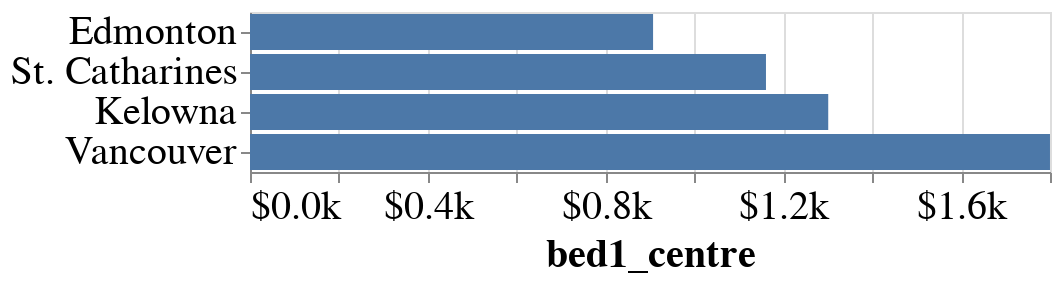

Write notebook code for a chart like this one.
### Code cell
alt.Chart(df[(df['city']=='Edmonton') | (df['city']=='Kelowna')| (df['city']=='Vancouver')| (df['city']=='St. Catharines')]).mark_bar().encode(
    alt.Y('city', title = "", sort='x'),
    alt.X('bed1_centre', axis=alt.Axis(format='$s')),
    tooltip=['city', 'meal_cheap','meal_mid']
).configure_axis(titleFontSize=20,labelFontSize=20)

### Figure 1 — Vega-Lite specification as saved in the notebook (floating-point values rounded to 4 significant figures)
{"config": {"view": {"continuousWidth": 400, "continuousHeight": 300}, "axis": {"labelFontSize": 20, "titleFontSize": 20}}, "data": {"name": "data-3150c8c4091d3ebf5a1ea17f55691eb9"}, "mark": "bar", "encoding": {"tooltip": [{"field": "city", "type": "nominal"}, {"field": "meal_cheap", "type": "quantitative"}, {"field": "meal_mid", "type": "quantitative"}], "x": {"axis": {"format": "$s"}, "field": "bed1_centre", "type": "quantitative"}, "y": {"field": "city", "sort": "x", "title": "", "type": "nominal"}}, "$schema": "https://vega.github.io/schema/vega-lite/v4.17.0.json", "datasets": {"data-3150c8c4091d3ebf5a1ea17f55691eb9": [{"city": "Vancouver", "meal_cheap": 18.16, "meal_mid": 83.38, "meal_mcd": 8.89, "r_beer_dom": 5.19, "r_beer_imp": 6.67, "r_cappuccino": 3.8, "r_coke": 1.94, "r_water": 1.77, "milk_1L": 2.19, "bread_white": 2.61, "rice_1kg": 3.44, "eggs_doz": 3.58, "cheese_local_1kg": 12.69, "chicken_fillet_1kg": 11.52, "beef_round_1kg": 14.7, "apple_1kg": 3.15, "banana_1kg": 1.43, "orange_1kg": 3.44, "tomato_1kg": 3.49, "potato_1kg": 2.69, "onion_1kg": 1.99, "lettuce": 2.28, "water_1.5L": 1.92, "winebottle_mid": 14.82, "beer_dom": 2.49, "beer_imp": 2.95, "cigarettes_20": 14.08, "ticket": 2.3, "ticket_month": 95.24, "taxi_start": 2.78, "taxi_1km": 1.43, "taxi_1hrwait": 26.9, "gas_1L": 1.58, "vw_golf": 22230.0, "toyota_corolla": 19160.0, "basic": 91.93, "mobile_1min": 0.26, "internet": 62.95, "gym_month": 46.24, "tennis_rent": 11.3, "cinema": 12.6, "preschool": 1060.0, "primary_school": 20790.0, "jeans": 58.69, "summer_dress": 37.87, "shoes_running": 87.35, "shoes_business": 114.6, "bed1_centre": 1800.0, "bed1_out": 1503.0, "bed3_centre": 3373.0, "bed3_out": 2341.0, "buy_centre": 9983.0, "buy_out": 7903.0, "salary": 3475.0, "mortgage": 4.46, "data_quality": 1, "lat": 49.25, "lng": -123.1, "province": "British Columbia", "population": 2265000.0}, {"city": "Edmonton", "meal_cheap": 18.53, "meal_mid": 66.7, "meal_mcd": 8.89, "r_beer_dom": 5.19, "r_beer_imp": 5.93, "r_cappuccino": 3.79, "r_coke": 1.82, "r_water": 1.73, "milk_1L": 1.97, "bread_white": 2.22, "rice_1kg": 3.05, "eggs_doz": 2.69, "cheese_local_1kg": 10.75, "chicken_fillet_1kg": 11.14, "beef_round_1kg": 13.37, "apple_1kg": 3.79, "banana_1kg": 1.39, "orange_1kg": 3.39, "tomato_1kg": 3.67, "potato_1kg": 2.01, "onion_1kg": 1.76, "lettuce": 2.4, "water_1.5L": 1.68, "winebottle_mid": 11.12, "beer_dom": 2.05, "beer_imp": 2.68, "cigarettes_20": 12.6, "ticket": 2.59, "ticket_month": 74.11, "taxi_start": 2.74, "taxi_1km": 1.22, "taxi_1hrwait": 22.23, "gas_1L": 1.26, "vw_golf": 22230.0, "toyota_corolla": 18300.0, "basic": 189.4, "mobile_1min": 0.26, "internet": 59.09, "gym_month": 46.98, "tennis_rent": 14.64, "cinema": 11.12, "preschool": 711.5, "primary_school": 59420.0, "jeans": 53.23, "summer_dress": 30.63, "shoes_running": 78.77, "shoes_business": 99.23, "bed1_centre": 906.9, "bed1_out": 745.7, "bed3_centre": 1535.0, "bed3_out": 1153.0, "buy_centre": 2200.0, "buy_out": 1842.0, "salary": 3403.0, "mortgage": 4.82, "data_quality": 1, "lat": 53.53, "lng": -113.5, "province": "Alberta", "population": 1063000.0}, {"city": "St. Catharines", "meal_cheap": 16.68, "meal_mid": 55.59, "meal_mcd": 8.15, "r_beer_dom": 5.0, "r_beer_imp": 4.08, "r_cappuccino": 2.9, "r_coke": 1.07, "r_water": 1.01, "milk_1L": 1.79, "bread_white": 1.87, "rice_1kg": 3.76, "eggs_doz": 2.41, "cheese_local_1kg": 9.38, "chicken_fillet_1kg": 8.17, "beef_round_1kg": 12.59, "apple_1kg": 2.89, "banana_1kg": 1.19, "orange_1kg": 2.56, "tomato_1kg": 2.94, "potato_1kg": 1.78, "onion_1kg": 2.22, "lettuce": 2.14, "water_1.5L": 1.39, "winebottle_mid": 10.38, "beer_dom": 1.04, "beer_imp": 2.63, "cigarettes_20": 10.75, "ticket": 2.22, "ticket_month": 68.19, "taxi_start": 2.96, "taxi_1km": 2.96, "taxi_1hrwait": 18.75, "gas_1L": 1.46, "vw_golf": 27420.0, "toyota_corolla": 19570.0, "basic": 146.6, "mobile_1min": 0.23, "internet": 61.43, "gym_month": 26.87, "tennis_rent": 19.76, "cinema": 8.89, "preschool": 592.9, "primary_school": null, "jeans": 35.58, "summer_dress": 26.4, "shoes_running": 65.47, "shoes_business": 82.27, "bed1_centre": 1161.0, "bed1_out": 1006.0, "bed3_centre": 1593.0, "bed3_out": 1480.0, "buy_centre": 3317.0, "buy_out": 4452.0, "salary": 4509.0, "mortgage": 6.25, "data_quality": 1, "lat": 43.18, "lng": -79.23, "province": "Ontario", "population": 309300.0}, {"city": "Kelowna", "meal_cheap": 11.12, "meal_mid": 61.14, "meal_mcd": 8.89, "r_beer_dom": 5.19, "r_beer_imp": 5.19, "r_cappuccino": 3.71, "r_coke": 1.76, "r_water": 1.67, "milk_1L": 1.93, "bread_white": 2.25, "rice_1kg": 2.91, "eggs_doz": 3.3, "cheese_local_1kg": 10.2, "chicken_fillet_1kg": 10.69, "beef_round_1kg": 13.57, "apple_1kg": 3.24, "banana_1kg": 1.22, "orange_1kg": 3.09, "tomato_1kg": 3.22, "potato_1kg": 2.02, "onion_1kg": 1.81, "lettuce": 2.32, "water_1.5L": 1.82, "winebottle_mid": 13.34, "beer_dom": 2.83, "beer_imp": 3.64, "cigarettes_20": 12.6, "ticket": 1.85, "ticket_month": 51.88, "taxi_start": 2.69, "taxi_1km": 1.67, "taxi_1hrwait": 28.06, "gas_1L": 1.5, "vw_golf": 21970.0, "toyota_corolla": 18480.0, "basic": 100.3, "mobile_1min": 0.31, "internet": 68.13, "gym_month": 45.28, "tennis_rent": 21.31, "cinema": 9.45, "preschool": 793.0, "primary_school": 18010.0, "jeans": 49.66, "summer_dress": 34.28, "shoes_running": 74.92, "shoes_business": 91.25, "bed1_centre": 1301.0, "bed1_out": 1080.0, "bed3_centre": 2207.0, "bed3_out": 1804.0, "buy_centre": 3876.0, "buy_out": 2910.0, "salary": 3120.0, "mortgage": 6.01, "data_quality": 1, "lat": 49.89, "lng": -119.5, "province": "British Columbia", "population": 142100.0}]}}
